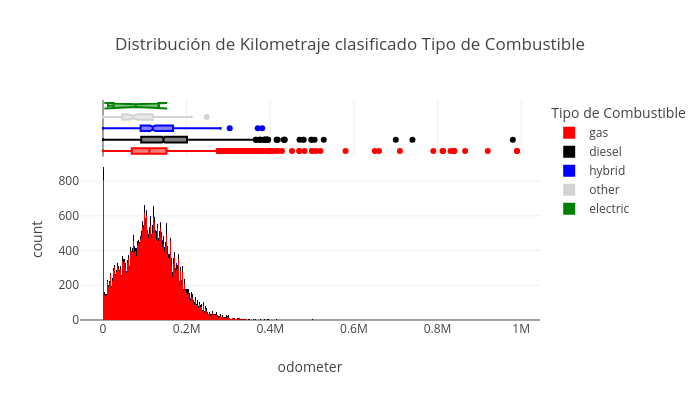

The code cell stored with this chart in its notebook:
### Code cell
# Histograma de la variable odometer clasificado por el tipo de combustible
hist_plot = px.histogram(
    df_odometer, 
    x = 'odometer', 
    labels = {'fuel': 'Tipo de Combustible'},
    title = f"Distribución de Kilometraje clasificado Tipo de Combustible", 
    color = 'fuel',
    color_discrete_map={
        'diesel': 'black',
        'hybrid': 'blue', 
        'electric': 'green',
        'gas': 'red',
        'other': 'lightgray'
    }, 
    marginal = "box", 
    width = 700, 
    height = 400
)
hist_plot.show()

### Figure 1 — Plotly figure (JSON) as saved in the notebook; plotly's stock layout.template omitted (floating-point values rounded to 4 significant figures; data arrays with more than 128 entries replaced by an {"elided": "..."} marker saying what was removed)
{"data": [{"bingroup": "x", "hovertemplate": "Tipo de Combustible=gas<br>odometer=%{x}<br>count=%{y}<extra></extra>", "legendgroup": "gas", "marker": {"color": "red", "pattern": {"shape": ""}}, "name": "gas", "orientation": "v", "showlegend": true, "type": "histogram", "x": {"elided": "40088 float values"}, "xaxis": "x", "yaxis": "y"}, {"hovertemplate": "Tipo de Combustible=gas<br>odometer=%{x}<extra></extra>", "legendgroup": "gas", "marker": {"color": "red"}, "name": "gas", "notched": true, "showlegend": false, "type": "box", "x": {"elided": "40088 float values"}, "xaxis": "x2", "yaxis": "y2"}, {"bingroup": "x", "hovertemplate": "Tipo de Combustible=diesel<br>odometer=%{x}<br>count=%{y}<extra></extra>", "legendgroup": "diesel", "marker": {"color": "black", "pattern": {"shape": ""}}, "name": "diesel", "orientation": "v", "showlegend": true, "type": "histogram", "x": {"elided": "3104 float values"}, "xaxis": "x", "yaxis": "y"}, {"hovertemplate": "Tipo de Combustible=diesel<br>odometer=%{x}<extra></extra>", "legendgroup": "diesel", "marker": {"color": "black"}, "name": "diesel", "notched": true, "showlegend": false, "type": "box", "x": {"elided": "3104 float values"}, "xaxis": "x2", "yaxis": "y2"}, {"bingroup": "x", "hovertemplate": "Tipo de Combustible=hybrid<br>odometer=%{x}<br>count=%{y}<extra></extra>", "legendgroup": "hybrid", "marker": {"color": "blue", "pattern": {"shape": ""}}, "name": "hybrid", "orientation": "v", "showlegend": true, "type": "histogram", "x": {"elided": "351 float values"}, "xaxis": "x", "yaxis": "y"}, {"hovertemplate": "Tipo de Combustible=hybrid<br>odometer=%{x}<extra></extra>", "legendgroup": "hybrid", "marker": {"color": "blue"}, "name": "hybrid", "notched": true, "showlegend": false, "type": "box", "x": {"elided": "351 float values"}, "xaxis": "x2", "yaxis": "y2"}, {"bingroup": "x", "hovertemplate": "Tipo de Combustible=other<br>odometer=%{x}<br>count=%{y}<extra></extra>", "legendgroup": "other", "marker": {"color": "lightgray", "pattern": {"shape": ""}}, "name": "other", "orientation": "v", "showlegend": true, "type": "histogram", "x": [115200.0, 62470.0, 76090.0, 0.0, 106900.0, 55610.0, 160000.0, 73780.0, 55050.0, 45840.0, 39860.0, 30520.0, 73780.0, 140500.0, 73780.0, 95100.0, 155000.0, 95100.0, 49480.0, 30520.0, 55050.0, 55050.0, 31430.0, 122500.0, 68000.0, 10.0, 133300.0, 73780.0, 39860.0, 47100.0, 85050.0, 124500.0, 123900.0, 55050.0, 212000.0, 11130.0, 55050.0, 96460.0, 119300.0, 128100.0, 69140.0, 248000.0, 30520.0, 69750.0, 38900.0, 55610.0, 211900.0, 53710.0, 84730.0, 91370.0, 38900.0, 63500.0, 91370.0, 158000.0, 105300.0, 146100.0, 150000.0, 72000.0, 0.0, 91000.0, 30520.0, 143400.0, 45840.0, 69750.0, 140700.0, 93280.0, 39860.0, 31430.0, 93280.0, 69750.0, 176000.0, 38230.0, 69750.0, 56920.0, 33250.0, 165000.0, 7403.0, 7403.0, 16070.0, 160000.0, 102000.0, 72000.0, 118900.0, 85050.0, 170000.0], "xaxis": "x", "yaxis": "y"}, {"hovertemplate": "Tipo de Combustible=other<br>odometer=%{x}<extra></extra>", "legendgroup": "other", "marker": {"color": "lightgray"}, "name": "other", "notched": true, "showlegend": false, "type": "box", "x": [115200.0, 62470.0, 76090.0, 0.0, 106900.0, 55610.0, 160000.0, 73780.0, 55050.0, 45840.0, 39860.0, 30520.0, 73780.0, 140500.0, 73780.0, 95100.0, 155000.0, 95100.0, 49480.0, 30520.0, 55050.0, 55050.0, 31430.0, 122500.0, 68000.0, 10.0, 133300.0, 73780.0, 39860.0, 47100.0, 85050.0, 124500.0, 123900.0, 55050.0, 212000.0, 11130.0, 55050.0, 96460.0, 119300.0, 128100.0, 69140.0, 248000.0, 30520.0, 69750.0, 38900.0, 55610.0, 211900.0, 53710.0, 84730.0, 91370.0, 38900.0, 63500.0, 91370.0, 158000.0, 105300.0, 146100.0, 150000.0, 72000.0, 0.0, 91000.0, 30520.0, 143400.0, 45840.0, 69750.0, 140700.0, 93280.0, 39860.0, 31430.0, 93280.0, 69750.0, 176000.0, 38230.0, 69750.0, 56920.0, 33250.0, 165000.0, 7403.0, 7403.0, 16070.0, 160000.0, 102000.0, 72000.0, 118900.0, 85050.0, 170000.0], "xaxis": "x2", "yaxis": "y2"}, {"bingroup": "x", "hovertemplate": "Tipo de Combustible=electric<br>odometer=%{x}<br>count=%{y}<extra></extra>", "legendgroup": "electric", "marker": {"color": "green", "pattern": {"shape": ""}}, "name": "electric", "orientation": "v", "showlegend": true, "type": "histogram", "x": [78470.0, 30000.0, 132000.0, 12000.0, 134000.0], "xaxis": "x", "yaxis": "y"}, {"hovertemplate": "Tipo de Combustible=electric<br>odometer=%{x}<extra></extra>", "legendgroup": "electric", "marker": {"color": "green"}, "name": "electric", "notched": true, "showlegend": false, "type": "box", "x": [78470.0, 30000.0, 132000.0, 12000.0, 134000.0], "xaxis": "x2", "yaxis": "y2"}], "layout": {"barmode": "relative", "height": 400, "legend": {"title": {"text": "Tipo de Combustible"}, "tracegroupgap": 0}, "title": {"text": "Distribución de Kilometraje clasificado Tipo de Combustible"}, "width": 700, "xaxis": {"anchor": "y", "domain": [0, 1], "title": {"text": "odometer"}}, "xaxis2": {"anchor": "y2", "domain": [0, 1], "matches": "x", "showgrid": true, "showticklabels": false}, "yaxis": {"anchor": "x", "domain": [0, 0.7326], "title": {"text": "count"}}, "yaxis2": {"anchor": "x2", "domain": [0.7426, 1], "matches": "y2", "showgrid": false, "showline": false, "showticklabels": false, "ticks": ""}}}
